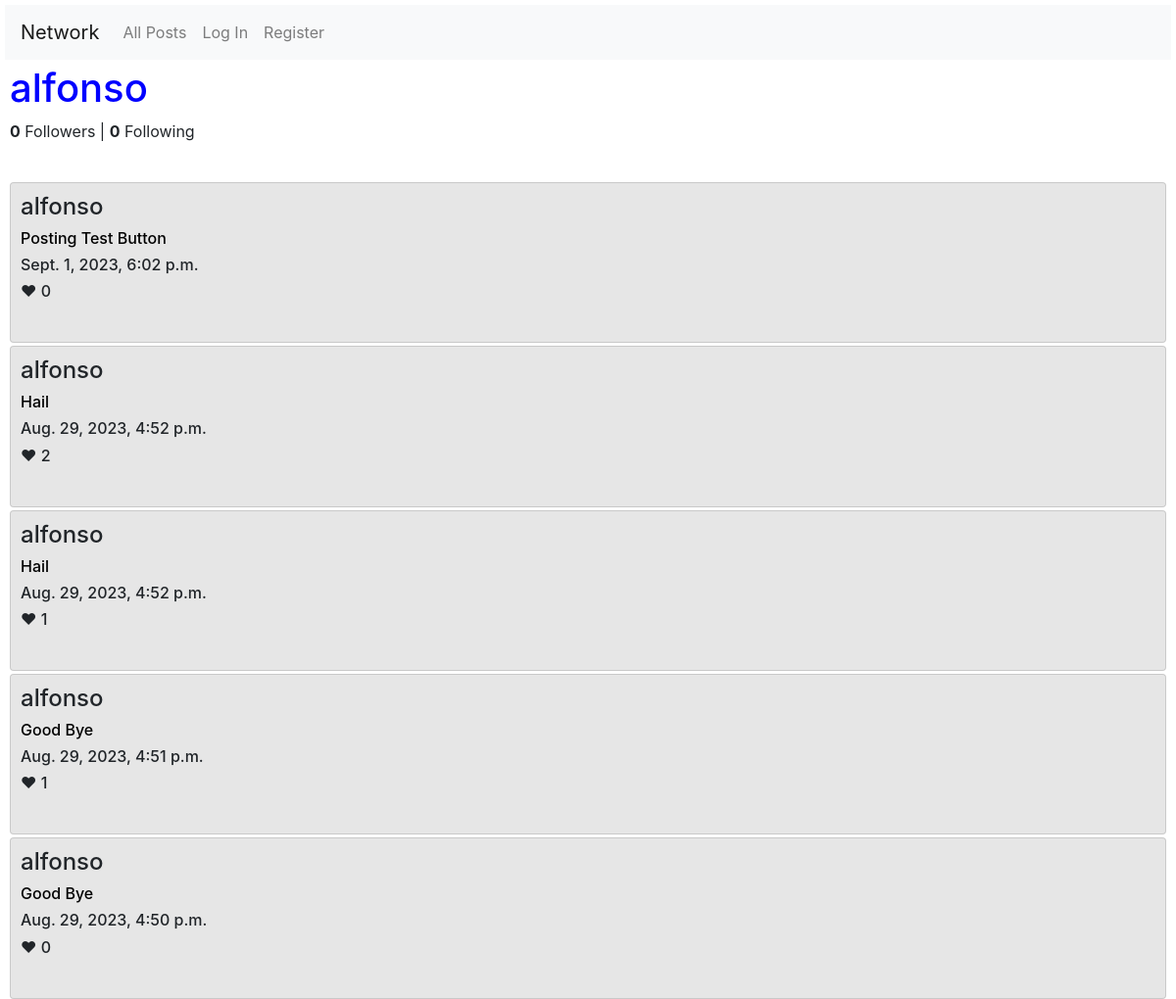
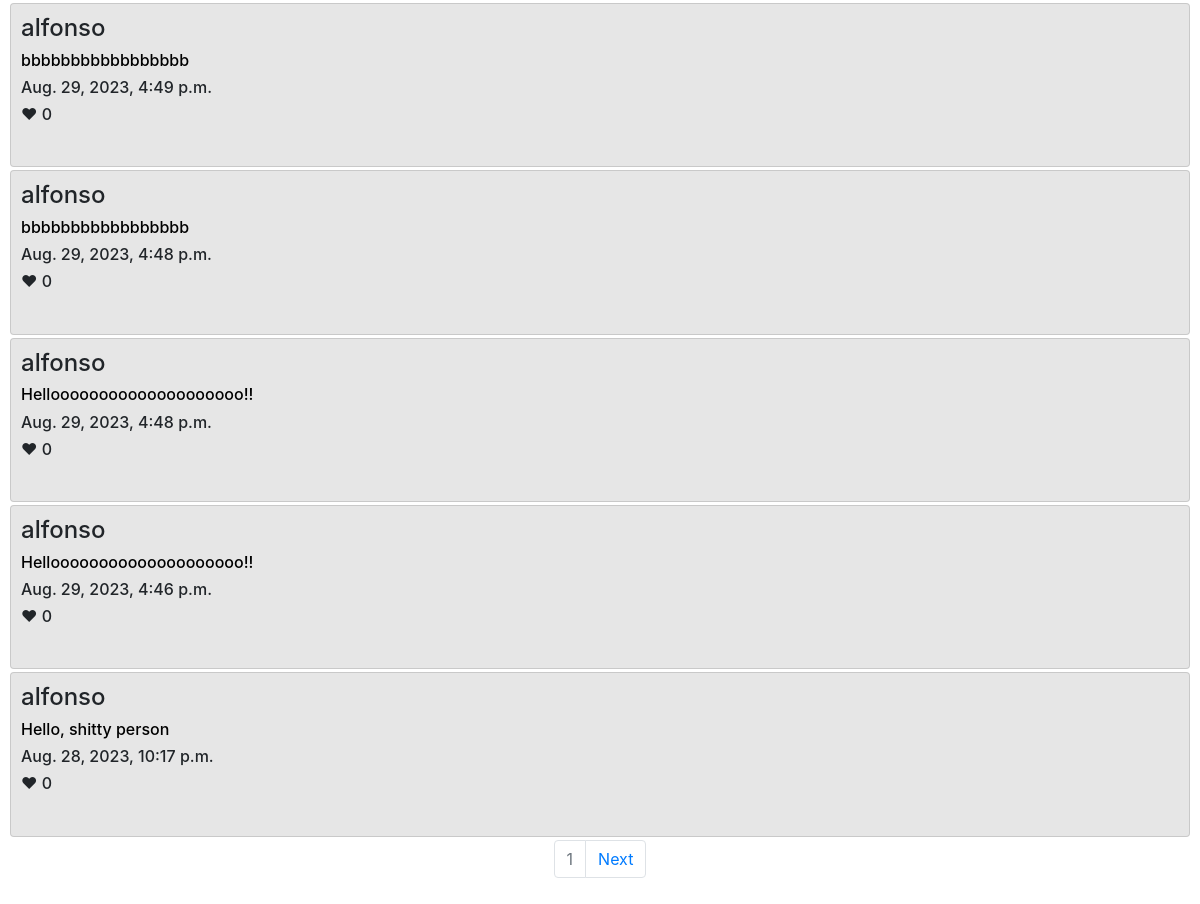
Screenshot of /profile/alfonso with the database file from the repository (2 pictures, top to bottom).
### network/models.py (models this page shows, shortened)
class User(AbstractUser):
    pass

class Post(models.Model):
    user = models.ForeignKey(User, on_delete=models.CASCADE, related_name="poster")
    content = models.TextField(max_length=180, null=False)
    timestamp = models.DateTimeField(auto_now_add=True)
    like = models.IntegerField(default=0)

### network/views.py (the view, shortened to what this page needs)
# urls.py: path("profile/<str:profile>", views.profile, name="profile"),
def profile(request, profile):
    try:
        f = UserFollowing.objects.get(user_id=User.objects.get(id=request.user.id), following_user_id=User.objects.get(username=profile))
        if f:
            status = "Yes"
        else:
            status = "Not"
        all_posts = Post.objects.filter(user=User.objects.get(username=profile)).order_by('-timestamp').all()
        posts = []
        for i in range(0, len(all_posts)):
            posts.append(all_posts[i])
        posts.sort(key=lambda post: post.id, reverse=True)
        paginator = Paginator(posts, 10)
        page_number = request.GET.get("page")
        page_obj = paginator.get_page(page_number)
        likes = UserLike.objects.filter(user_id=request.user.id)
        liked_posts_id = []
        for i in range(0, len(likes)):
            for j in range(0, len(posts)):
                if likes[i].post_like.id == posts[j].id:
                    liked_posts_id.append(posts[j].id)
        followers = 0
        following = 0
        for i in range(0, len(UserFollowing.objects.filter(following_user_id=request.user.id))):
            followers += 1
        for j in range(0, len(UserFollowing.objects.filter(user_id=request.user.id))):
            following += 1
        return render(request, "network/profile.html",
                    {"posts": page_obj,
                    "name": profile,
                    "status": status,
                    "likes": liked_posts_id,
                    "following": following,
                    "followers": followers})
    except ObjectDoesNotExist:
        status = "Not"
        all_posts = Post.objects.filter(user=User.objects.get(username=profile)).order_by('-timestamp').all()
        posts = []
        for i in range(0, len(all_posts)):
            posts.append(all_posts[i])
        posts.sort(key=lambda post: post.id, reverse=True)
        paginator = Paginator(posts, 10)
        page_number = request.GET.get("page")
        page_obj = paginator.get_page(page_number)
        likes = UserLike.objects.filter(user_id=request.user.id)
        liked_posts_id = []
        for i in range(0, len(likes)):
            for j in range(0, len(posts)):
                if likes[i].post_like.id == posts[j].id:
                    liked_posts_id.append(posts[j].id)
        followers = 0
        following = 0
        for i in range(0, len(UserFollowing.objects.filter(following_user_id=request.user.id))):
            followers += 1
        for j in range(0, len(UserFollowing.objects.filter(user_id=request.user.id))):
            following += 1
        return render(request, "network/profile.html",
                    {"posts": page_obj,
                    "name": profile,
                    "status": status,
                    "likes": liked_posts_id,
                    "followers": followers,
                    "following": following})

### network/templates/network/profile.html (shortened to what this page needs)
{% extends "network/layout.html" %}
{% block body %}
    <h1>{{name}}</h1>
    <div>
        <p> <b>{{followers}}</b> Followers | <b>{{following}}</b> Following</p>
    </div>
    <br>
    {% for post in posts %}
        {% if post.id in likes %}
            <div class="card">
                    <h4>{{post.user}}</h4>
                    <div id="post_{{post.id}}">
                        <h6><a id="anchor_{{post.id}}" class="anchor_content" href="{% url 'post_page' post.id %}">{{post.content}}</a></h6>
                        <h6> {{post.timestamp}} </h6>
                        <h6 id="like_{{post.id}}">&#10084; {{post.like}}</h6>
                        <br>
                        {% if user.is_authenticated %}
                        <div>
                            <button style="background-color: rgb(248, 79, 79); border-radius: 4px;" name="dislike" value="{{post.id}}">&#128078;</button>
                            {% if post.user == user %}
                                <button style="background-color: cornflowerblue; border-radius: 4px;" name="edit" value="{{post.id}}">Edit</button>
                            {% endif %}
                        </div>
                        {% endif %}
                    </div>
                    <div id="edit_div_{{post.id}}" style="display: none;">
                            <textarea autofocus autocomplete="off" class="form-control" id="post_edit_{{post.id}}"></textarea>
                            <br>
                            <button style="background-color: cornflowerblue; border-radius: 4px;" id="save_{{post.id}}" value="{{post.id}}">Save</button>
                    </div>
            </div>
        {% else %}
            <div class="card">
                    <h4>{{post.user}}</h4>
                    <div id="post_{{post.id}}">
                        <h6><a id="anchor_{{post.id}}" class="anchor_content" href="{% url 'post_page' post.id %}">{{post.content}}</a></h6>
                        <h6> {{post.timestamp}} </h6>
                        <h6 id="like_{{post.id}}">&#10084; {{post.like}}</h6>
                        <br>
                    </div>
            </div>
        {% endif %}
    {%endfor%}
    <nav aria-label="Page navigation example">
        <ul class="pagination justify-content-center">
          <li class="page-item disabled"><a class="page-link" href="#">{{posts.number}}</a></li>
        {% if posts.has_next %}
          <li class="page-item">
            <a class="page-link" href="?page={{ posts.next_page_number }}">Next</a>
          </li>
        {% endif %}
        </ul>
      </nav>
{% endblock %}

### network/static/network/styles.css (style rules this page uses)
h1 { color: blue; }
.card { padding: 10px; background-color: rgb(230, 230, 230); margin-bottom: 3px; }
body, #block-body { padding: 5px; }
.anchor_content { text-decoration: none; color: black; }

### rows the page displays
User: username "alfonso"
Post: user "alfonso", content "Posting Test Button", timestamp "Sept. 1, 2023, 6:02 p.m.", like "0"
Post: user "alfonso", content "Hail", timestamp "Aug. 29, 2023, 4:52 p.m.", like "2"
Post: user "alfonso", content "Hail", timestamp "Aug. 29, 2023, 4:52 p.m.", like "1"
Post: user "alfonso", content "Good Bye", timestamp "Aug. 29, 2023, 4:51 p.m.", like "1"
Post: user "alfonso", content "Good Bye", timestamp "Aug. 29, 2023, 4:50 p.m.", like "0"
Post: user "alfonso", content "bbbbbbbbbbbbbbbbb", timestamp "Aug. 29, 2023, 4:49 p.m.", like "0"
Post: user "alfonso", content "bbbbbbbbbbbbbbbbb", timestamp "Aug. 29, 2023, 4:48 p.m.", like "0"
Post: user "alfonso", content "Helloooooooooooooooooooo!!", timestamp "Aug. 29, 2023, 4:48 p.m.", like "0"
Post: user "alfonso", content "Helloooooooooooooooooooo!!", timestamp "Aug. 29, 2023, 4:46 p.m.", like "0"
Post: user "alfonso", content "Hello, shitty person", timestamp "Aug. 28, 2023, 10:17 p.m.", like "0"

### other values shown
{{ followers }} "0"
{{ following }} "0"
{{ posts.number }} "1"
